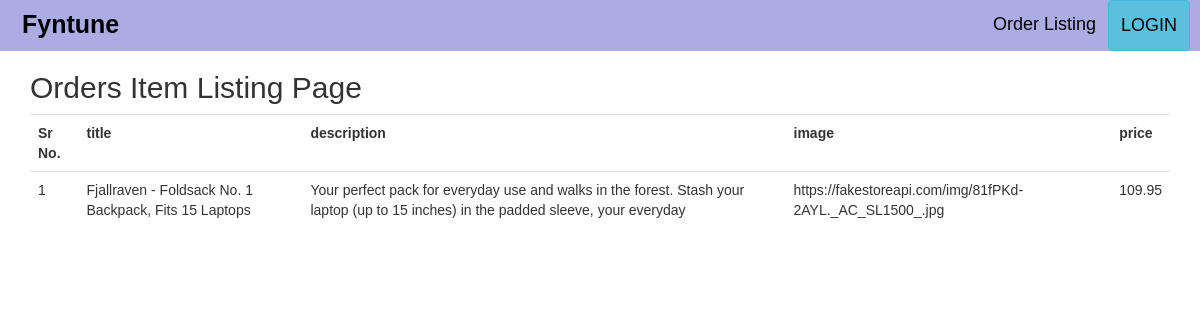
Screenshot of /user/item_details/3 with the database file from the repository.
### tables this page shows
CREATE TABLE `order_item_details` (
  `id` int(10) NOT NULL,
  `order_id` int(10) NOT NULL,
  `title` text NOT NULL,
  `description` text NOT NULL,
  `image` text NOT NULL,
  `price` float NOT NULL
);

### application/controllers/User.php (called while the page is built, shortened)
<?php
class User extends CI_Controller {
	public function __construct(){
		$this->load->model('Operation_model','operations');
	}
	public function item_details($id){
		$itemDetails=$this->operations->getOrderItemDetails($id);
		$data['itemDetails']=$itemDetails;
		$data['title']='Order Details';
		$this->load->view('order_item_details',$data);
	}
}

### index.php (called while the page is built, shortened)
<?php
require_once BASEPATH.'core/CodeIgniter.php';

### application/models/Operation_model.php (called while the page is built, shortened)
<?php
class Operation_model extends CI_Model{
	public function getOrderItemDetails($id){
		return $this->db->select('*')
				 ->from('order_item_details')
				 ->where('order_id',$id)
				 ->get()->result();
	}
}
?>

### application/views/order_item_details.php (the view, shortened to what this page needs)
<!DOCTYPE html>
<html>
<head>
</head>
<link rel="stylesheet" href="https://maxcdn.bootstrapcdn.com/bootstrap/3.4.1/css/bootstrap.min.css">
<body>
	<div class="container">
	<p><h2>Orders Item Listing Page</h2></p>
		 <table class="table" >
		  <tr>
		  	<th>Sr No.</th>
		  	<th>title</th>
		  	 <th>description</th>
		  	<th>image</th>
		    <th>price</th>
		  </tr>
		  <?php if(empty($itemDetails)){
		  	 echo "<tr><td>Record Not Found</td></tr>";
		    }else { ?>
		  <?php
		  $count=0;
		  foreach($itemDetails as $itemDetail ) { ?>
		  <tr>
		  	<td><?php echo ++$count;?></td>
		  	<td><?php echo $itemDetail->title; ?></td>
		  	<td><?php echo $itemDetail->description; ?></td>
		  	<td><?php echo $itemDetail->image; ?></td>
		    <td><?php echo $itemDetail->price; ?></td>
		  </tr>
		<?php }
	      } ?>
		 </table>
    </div>
</body>
</html>

### application/views/header.php (style rules this page uses)
* { box-sizing: border-box; }
body { margin: 0; font-family: Arial, Helvetica, sans-serif; }
.header a { float: left; color: black; text-align: center; padding: 12px; text-decoration: none; font-size: 18px; line-height: 25px; border-radius: 4px; }
.header a.logo { font-size: 25px; font-weight: bold; }

### rows the page displays
order_item_details: title "Fjallraven - Foldsack No. 1 Backpack, Fits 15 Laptops", description "Your perfect pack for everyday use and walks in the forest. Stash your laptop (up to 15 inches) in the padded sleeve, your everyday", image "https://fakestoreapi.com/img/81fPKd-2AYL._AC_SL1500_.jpg", price "109.95"

### other values shown
anchor(base_url(), 'Fyntune', ['class'=>"logo",'style'=>'']) "Fyntune"
